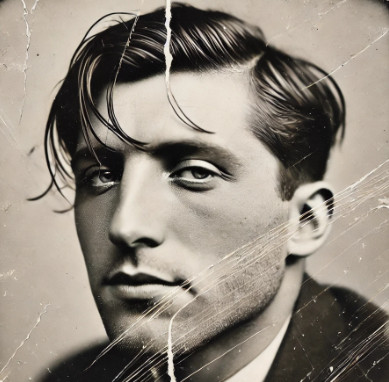
#> input picture lesson13/damaged_photo.jpg, 389 x 382 px
$ python ch13_12.py
#> lines starting #> are read from the running program, lines starting #| are printed output that depends on the picture; after the words box and inside, x2 and y2 are one past the last pixel; in counts of white or black regions, pixels touching at a corner belong together
import cv2
import numpy as np

# 讀取受損圖像
img = cv2.imread('damaged_photo.jpg')
#> img is the input picture: shape (382, 389, 3); mean B, G, R 124.9, 135.7, 144
# 將圖像轉換為灰階色彩
gray = cv2.cvtColor(img, cv2.COLOR_BGR2GRAY)
# 創建與圖像大小相同的黑色遮罩
mask = np.zeros(img.shape[:2], dtype=np.uint8)
# 手動設定檢測區域, 矩形區域的座標
x1, y1, x2, y2 = 150, 1, 180, 90
# 取得矩形區域的灰階色彩
roi = gray[y1:y2, x1:x2]
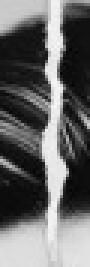
#> roi: shape (89, 30) (shown 3 times larger); min 4, max 246, mean 103.3
# 在矩形區域內應用 threshold 函數
_, roi_mask = cv2.threshold(roi, 225, 255, cv2.THRESH_BINARY)
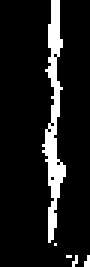
#> roi_mask: shape (89, 30) (shown 3 times larger); 10.3% white; 5 white regions (4 under 20 px), largest, box (x1, y1, x2, y2) and area: (14, 0, 22, 81) 262
# 將處理後的遮罩放回到原遮罩的對應區域
mask[y1:y2, x1:x2] = roi_mask
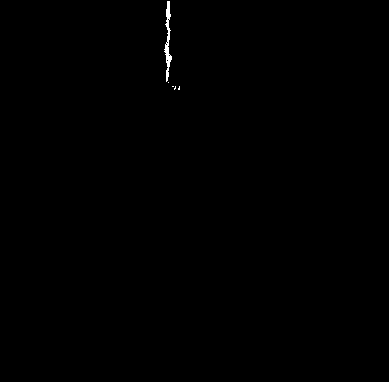
#> mask: shape (382, 389); 0.19% white; 5 white regions (4 under 20 px), largest, box (x1, y1, x2, y2) and area: (164, 1, 172, 82) 262
# 透過形態學操作膨脹, 擴展受損區域, 以確保完全覆蓋
kernel = cv2.getStructuringElement(cv2.MORPH_RECT, (5, 5))
mask = cv2.dilate(mask, kernel, iterations=2)
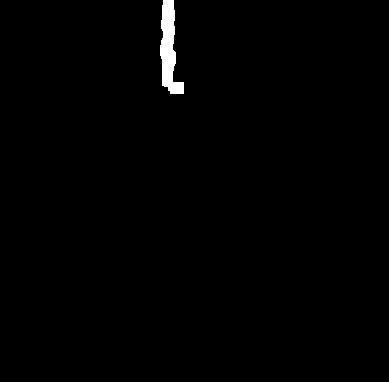
#> mask: shape (382, 389); 0.84% white; 1 white region, box (x1, y1, x2, y2) and area: (160, 0, 184, 94) 1255
# 使用 inpaint 函數修復圖像
restored_img = cv2.inpaint(img, mask, inpaintRadius=5,
                           flags=cv2.INPAINT_TELEA)
# 顯示原始圖像、遮罩和修復後的圖像
cv2.imshow('Original Image', img)
cv2.imshow('Detected Mask', mask)
cv2.imshow('Restored Image', restored_img)
cv2.waitKey(0)
cv2.destroyAllWindows()
